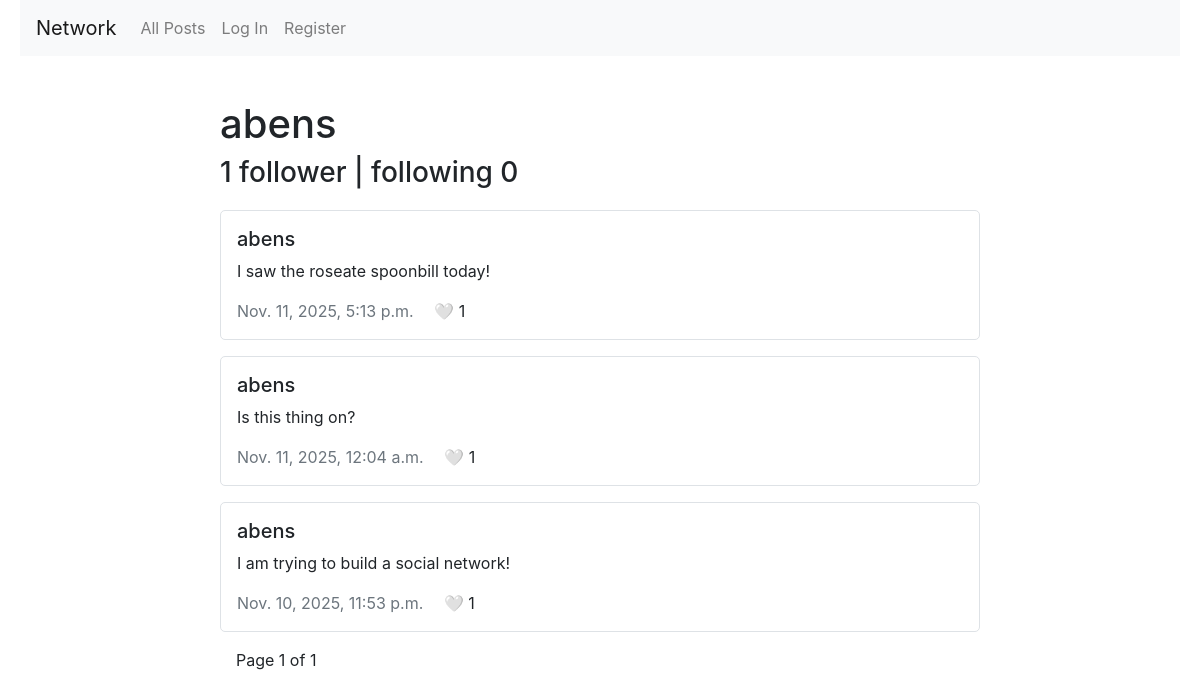
Page /profile/abens/ on the committed database.
### network/models.py (models this page shows, shortened)
class User(AbstractUser):
    following = models.ManyToManyField('self', symmetrical=False, related_name="followers")
    def follower_count(self):
        return self.followers.count()
    def following_count(self):
        return self.following.count()

class Post(models.Model):
    content = models.TextField(max_length=500)
    created = models.DateTimeField(auto_now_add=True)
    modified = models.DateTimeField(auto_now=True)
    is_deleted = models.BooleanField(default=False) #Soft delete
    like = models.ManyToManyField(User, related_name="liked_posts", blank=True)
    parent = models.ForeignKey('self', on_delete=models.CASCADE, related_name="replies", null=True, blank=True) # Allows threads
    user = models.ForeignKey(User, on_delete=models.CASCADE, related_name="posts")
    def like_count(self):
        return self.like.count()
    class Meta:
        ordering = ['-created'] # Sort by most recently created

### network/views.py (the view)
# urls.py: path("profile/<str:username>/",views.profile, name="profile"),
def profile(request, username):
    page_number = request.GET.get('page', 1)
    try:
        profile_user = User.objects.get(username=username)
        posts = Post.objects.filter(user=profile_user)
        p = Paginator(posts,10)
        try:
            page = p.page(int(page_number))
        except:
            page = p.page(1)
        is_following = False
        if request.user.is_authenticated:
            is_following = request.user.is_following(profile_user)
        return render(request, "network/profile.html", {
            "profile_user": profile_user,
            "page": page,
            "is_following": is_following
        })
    except User.DoesNotExist:
        return render(request, "network/error.html", {
            "message": f"User {username} was not found."
        })

### network/templates/network/profile.html (shortened to what this page needs)
{% extends "network/layout.html" %}
{% block body %}
    <div class="container mt-4">
        <h1>{{ profile_user.username }}</h1>
        <h3 id="followers">{{ profile_user.follower_count }} follower{{ profile_user.follower_count|pluralize }} | following {{ profile_user.following_count }}</h3>
        <div class="posts">
            {% for post in page %}
                <div class="post mb-3 p-3 border">
                    <h5>{{ post.user.username }}</h5>
                    <p>{{ post.content }}</p>
                    <span class="username text-muted">{{ post.created }}</span>
                    {% if user.is_authenticated %}
                        <button class="btn btn-sm like-btn"
                                data-post-id="{{ post.id }}">
                            <span class="heart">{% if user in post.like.all %}❤️{% else %}🤍{% endif %}</span>
                            <span class="like-count">{{ post.like_count }}</span>
                        </button>
                    {% else %}
                        <span class="likes ml-3">🤍 {{ post.like_count }}</span>
                    {% endif %}
                </div>
            {% endfor %}
        </div>
        <div class="pagination mt-3">
            <span class="mx-3">Page {{ page.number }} of {{ page.paginator.num_pages }}</span>
        </div>
    </div>
{% endblock %}

### network/static/network/styles.css (style rules this page uses)
body { margin-top: 0; margin-left: 20px; margin-right: 20px; margin-bottom: 20px; }
.container { max-width: 800px; margin: 0 auto; padding: 20px; }
.posts { margin-top: 20px; }
.post { margin-bottom: 15px; padding: 15px; border: 1px solid #ddd; border-radius: 5px; }

### rows in the picture
User: username "abens", follower_count "1", following_count "0"
Post: user.username "abens", content "I saw the roseate spoonbill today!", created "Nov. 11, 2025, 5:13 p.m.", like_count "1"
Post: user.username "abens", content "Is this thing on?", created "Nov. 11, 2025, 12:04 a.m.", like_count "1"
Post: user.username "abens", content "I am trying to build a social network!", created "Nov. 10, 2025, 11:53 p.m.", like_count "1"

### other values in the picture
{{ page.number }} "1"
{{ page.paginator.num_pages }} "1"
